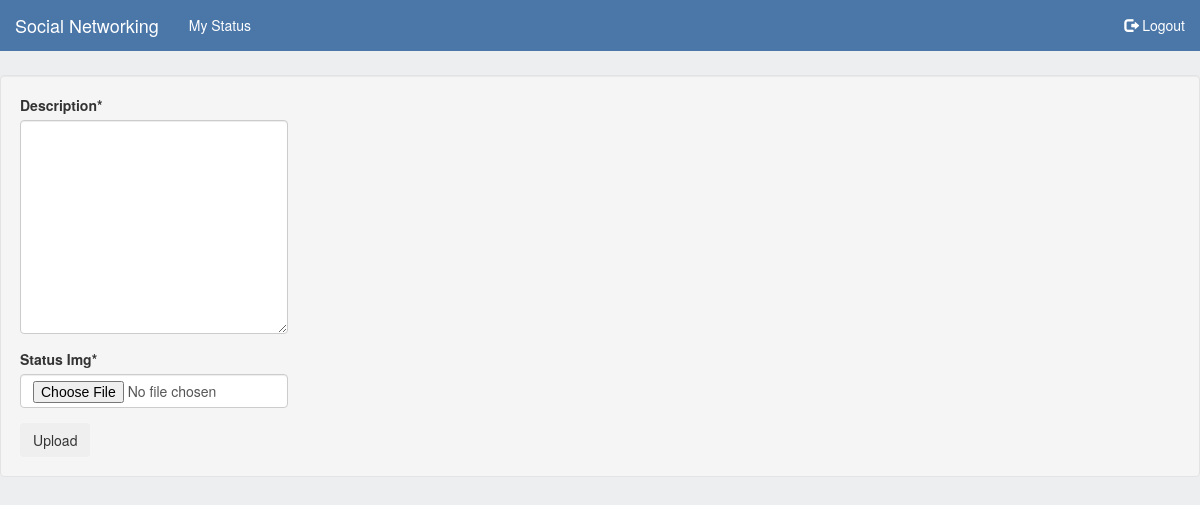
The app's page /mystatus/ (signed in), older data.
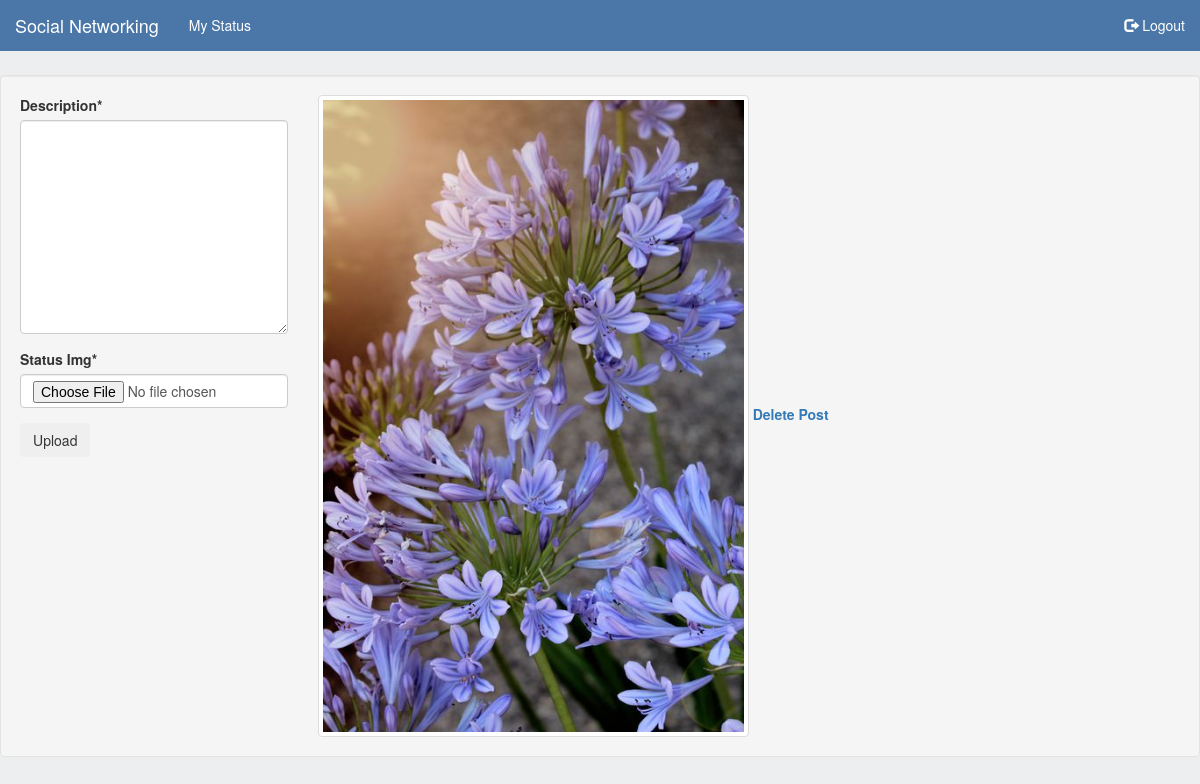
The same page, newer data.
### network/models.py (models this page shows, shortened)
class Status(models.Model):
    owner = models.ForeignKey(User,on_delete = models.CASCADE,)
    description = models.TextField()
    status_Img = models.ImageField(upload_to = 'images/')
    likes = models.ManyToManyField(User,related_name='likes',blank=True)

### network/views.py (the view)
# urls.py: path('mystatus/', views.status_view, name = 'mystatus'),
@login_required
def status_view(request):
    user = get_object_or_404(User, pk=request.user.id)
    print(request.user.id)
    status = Status.objects.all().filter(owner_id=user)
    if request.method == 'POST':
        form = StatusForm(request.POST, request.FILES)
        if form.is_valid():
            status = form.save(commit=False)
            status.owner = request.user
            status.save()
            form.save()
            return redirect('success')
    else:
        form = StatusForm()
    return render(request, 'network/status.html', {'form': form, 'status':status})

### network/forms.py
class StatusForm(forms.ModelForm):
	class Meta:
		model = Status
		fields = ['description', 'status_Img']

### templates/network/status.html (shortened to what this page needs)
{% extends 'base.html' %}
{% load crispy_forms_tags %}
{% block content %}
<div class="well" style="margin-top:75px">
    <div class="row">
        <div class="col-sm-3">
            <form method = "post" enctype="multipart/form-data">
            {{ form|crispy }}
            <button type="submit" class="btn btn-button">Upload</button>
            </form>
        </div>
        <div class="col-sm-9">
            {% for s in status %}
            <img src="{{ s.status_Img.url }}" class="img-thumbnail" alt="..." width="50%">
            <a href="{% url 'StatusDeleteView' pk=s.pk %}"><strong>Delete Post</strong></a>
            {% endfor %}
        </div>
    </div>
</div>
{% endblock %}

### templates/base.html (shortened to what this page needs)
<!DOCTYPE html>
<html lang="en">
<head>
  <link rel="stylesheet" href="https://maxcdn.bootstrapcdn.com/bootstrap/3.4.0/css/bootstrap.min.css">
</head>
<body style="height:1500px">
<nav class="navbar navbar-fixed-top">
  <div class="container-fluid">
    <div class="navbar-header">
      {% if user.is_authenticated %}
      <a class="navbar-brand" href="{% url 'success' %}" style="color:white">Social Networking</a>
      {% else %}
      <a class="navbar-brand" href="{% url 'index' %}" style="color:white">Social Networking</a>
      {% endif %}
    </div>
    <ul class="nav navbar-nav">
       {% if user.is_authenticated %}
      <li class="active" ><a href="{% url 'mystatus' %}" style="color:white">My Status</a></li>
      {% else %}
      <li class="active"><a href="{% url 'index' %}" style="color:white">My Status</a></li>
      {% endif %}
      <li><a href="#"></a></li>
    </ul>
      <ul class="nav navbar-nav navbar-right">
          {% if user.is_authenticated %}
          <li><a href="{% url 'logout' %}" style="color:white"><span class="glyphicon glyphicon-log-out" style="color:white"></span> Logout</a></li>
{% else %}
      <li><a href="{% url 'signup' %}" style="color:white"><span class="glyphicon glyphicon-user" style="color:white"></span> Sign Up</a></li>
      <li><a href="{% url 'login' %}" style="color:white"><span class="glyphicon glyphicon-log-in" style="color:white"></span> Login</a></li>
          {% endif %}
    </ul>
  </div>
</nav>
{% block content %}{% endblock%}
</body>
</html>

### templates/base.html (style rules this page uses)
body { background-color: #edeef0; }
.navbar-fixed-top { background-color: #4a76a8; }

Row changes from the older to the newer data that the page shows:
added Status: status_Img (picture)
